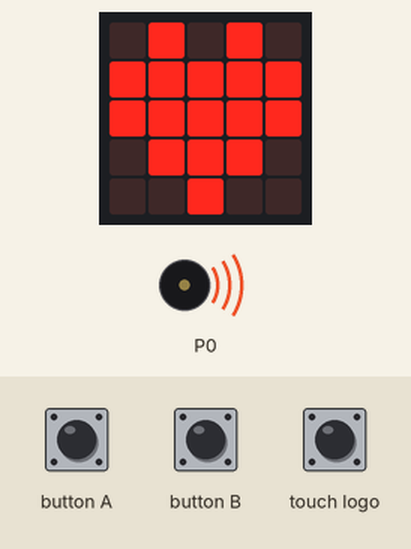
This program was run on a simulated BBC micro:bit running MicroPython. Shown: the board's 5×5 LED display, buzzer (waves = sounding).

Above: at 0.1 s.
At 0.8 s:
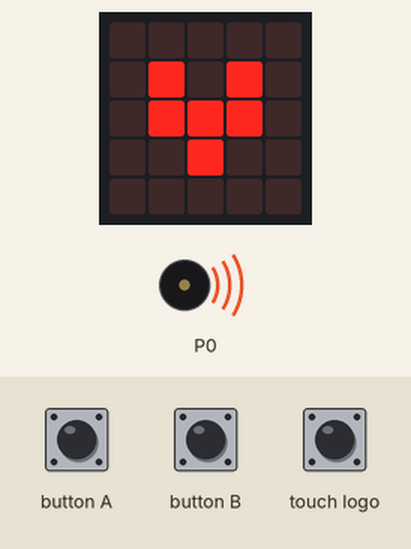
Timing chart, 0 to 2.3 s (numbered marks = the images above):
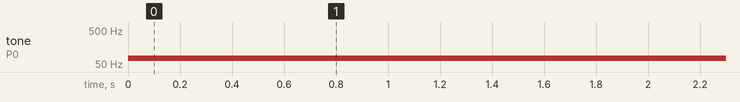

The program:

Micro_s_Heart__with_sound_-main.py
```python
# Imports go at the top
from microbit import *
import music

# Variables
a = 769.23
b = 75
lives = True

# Code in a while executes if the value of lives is true
while lives:
    display.show(Image.HEART)
    music.pitch(b)
    sleep(a)
    display.show(Image.HEART_SMALL)
    sleep(a)

    if button_a.is_pressed() or accelerometer.was_gesture('shake'):
        a = a - 50

    if button_b.is_pressed() or pin_logo.is_touched():
        a = a + 50

    #if a < 598.80 or a > 1000:
    if a < 100 or a > 1500:
        lives = False

b = 200
music.pitch(b)
display.show(Image.SKULL)
```

Measured:
- by itself, tone on P0: silent → 75 Hz at 0.00 s
